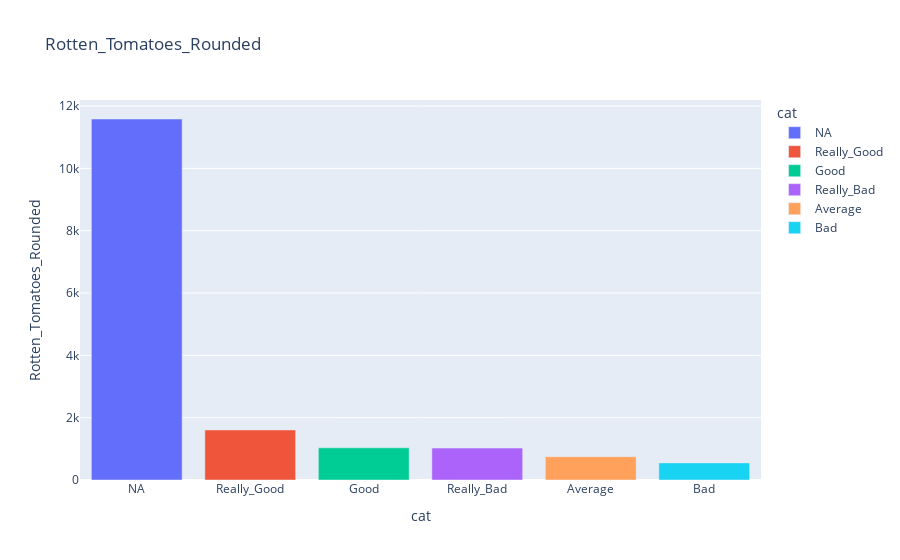

Notebook cell for this chart:
### Code cell
plot_value_counts_bar(data, 'Rotten_Tomatoes_Rounded')

### Figure 1 — Plotly figure (JSON) as saved in the notebook; plotly's stock layout.template omitted (floating-point values rounded to 4 significant figures)
{"data": [{"alignmentgroup": "True", "hovertemplate": "cat=%{x}<br>Rotten_Tomatoes_Rounded=%{y}<extra></extra>", "legendgroup": "NA", "marker": {"color": "#636efa"}, "name": "NA", "offsetgroup": "NA", "orientation": "v", "showlegend": true, "textposition": "auto", "type": "bar", "x": ["NA"], "xaxis": "x", "y": [11586], "yaxis": "y"}, {"alignmentgroup": "True", "hovertemplate": "cat=%{x}<br>Rotten_Tomatoes_Rounded=%{y}<extra></extra>", "legendgroup": "Really_Good", "marker": {"color": "#EF553B"}, "name": "Really_Good", "offsetgroup": "Really_Good", "orientation": "v", "showlegend": true, "textposition": "auto", "type": "bar", "x": ["Really_Good"], "xaxis": "x", "y": [1607], "yaxis": "y"}, {"alignmentgroup": "True", "hovertemplate": "cat=%{x}<br>Rotten_Tomatoes_Rounded=%{y}<extra></extra>", "legendgroup": "Good", "marker": {"color": "#00cc96"}, "name": "Good", "offsetgroup": "Good", "orientation": "v", "showlegend": true, "textposition": "auto", "type": "bar", "x": ["Good"], "xaxis": "x", "y": [1033], "yaxis": "y"}, {"alignmentgroup": "True", "hovertemplate": "cat=%{x}<br>Rotten_Tomatoes_Rounded=%{y}<extra></extra>", "legendgroup": "Really_Bad", "marker": {"color": "#ab63fa"}, "name": "Really_Bad", "offsetgroup": "Really_Bad", "orientation": "v", "showlegend": true, "textposition": "auto", "type": "bar", "x": ["Really_Bad"], "xaxis": "x", "y": [1024], "yaxis": "y"}, {"alignmentgroup": "True", "hovertemplate": "cat=%{x}<br>Rotten_Tomatoes_Rounded=%{y}<extra></extra>", "legendgroup": "Average", "marker": {"color": "#FFA15A"}, "name": "Average", "offsetgroup": "Average", "orientation": "v", "showlegend": true, "textposition": "auto", "type": "bar", "x": ["Average"], "xaxis": "x", "y": [747], "yaxis": "y"}, {"alignmentgroup": "True", "hovertemplate": "cat=%{x}<br>Rotten_Tomatoes_Rounded=%{y}<extra></extra>", "legendgroup": "Bad", "marker": {"color": "#19d3f3"}, "name": "Bad", "offsetgroup": "Bad", "orientation": "v", "showlegend": true, "textposition": "auto", "type": "bar", "x": ["Bad"], "xaxis": "x", "y": [549], "yaxis": "y"}], "layout": {"barmode": "relative", "legend": {"title": {"text": "cat"}, "tracegroupgap": 0}, "title": {"text": "Rotten_Tomatoes_Rounded"}, "xaxis": {"anchor": "y", "categoryarray": ["NA", "Really_Good", "Good", "Really_Bad", "Average", "Bad"], "categoryorder": "array", "domain": [0, 1], "title": {"text": "cat"}}, "yaxis": {"anchor": "x", "domain": [0, 1], "title": {"text": "Rotten_Tomatoes_Rounded"}}}}
